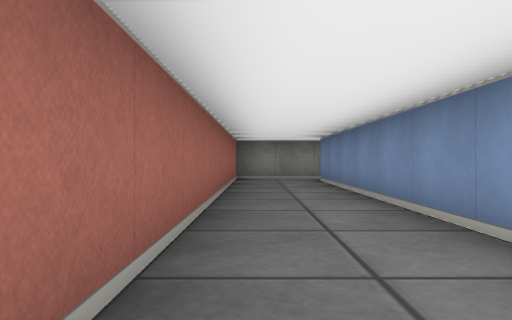
View 1 (above)

14 first-person views from a walk through a cub3D ray-caster map. The camera is about half as high as the walls, looks level and sees 70° across. The floor is counted in squares. Each view is taken from the middle of a square. On the plan, view 1 faces up. The plan holds only what a view shows up to about 9 squares ahead; the rest is blank. The place goes on beyond the plan.

View 2
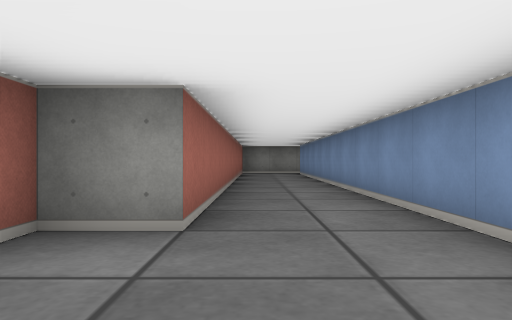

View 3
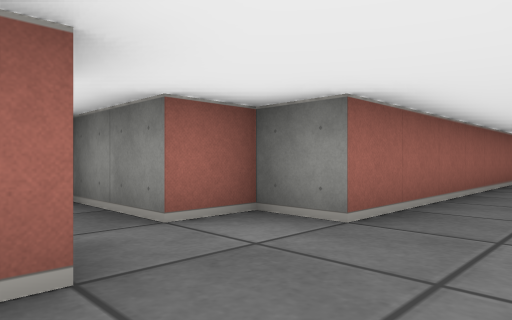

View 4
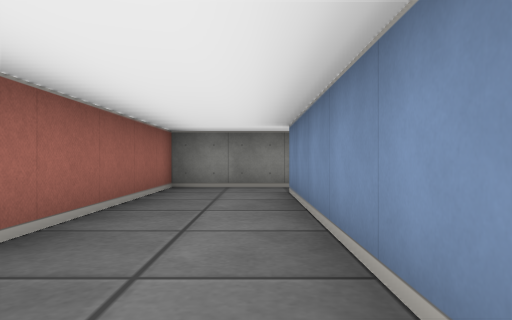

View 5
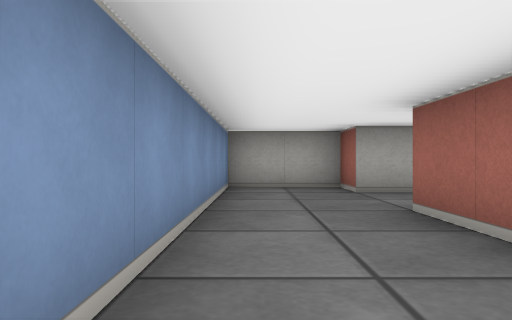

View 6
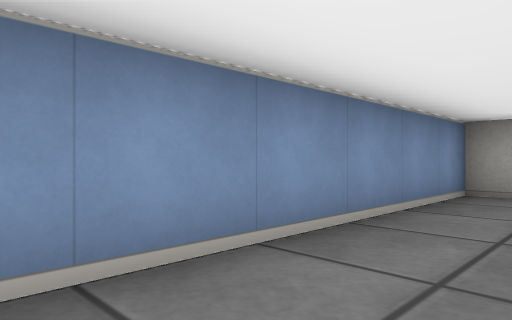

View 7
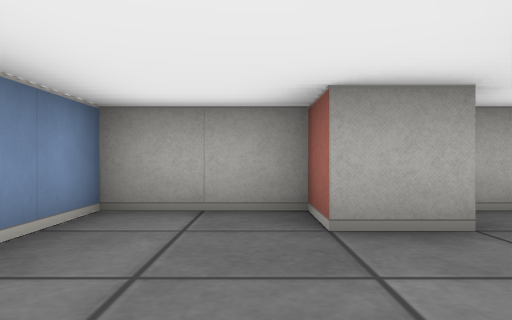

View 8
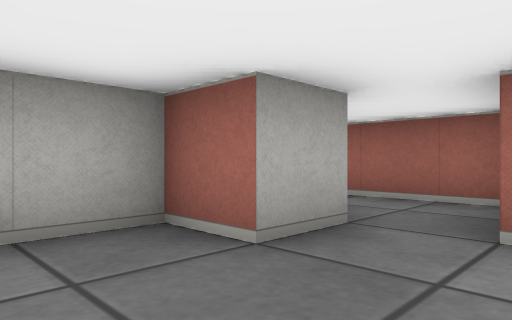

View 9
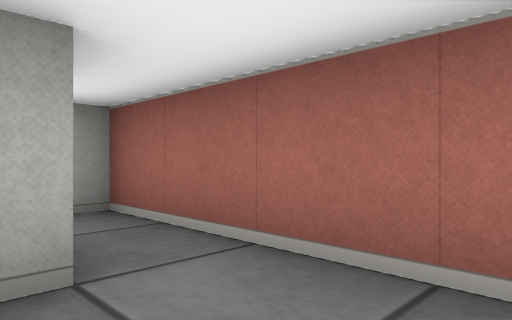

View 10
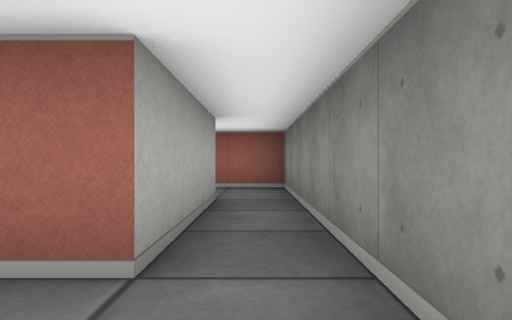

View 11
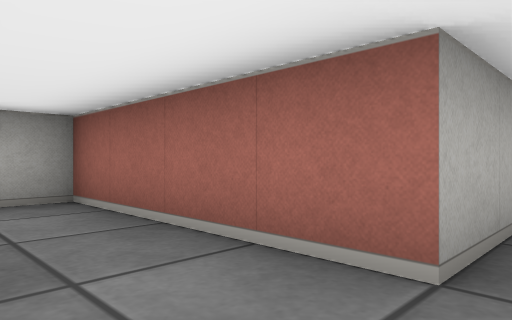

View 12
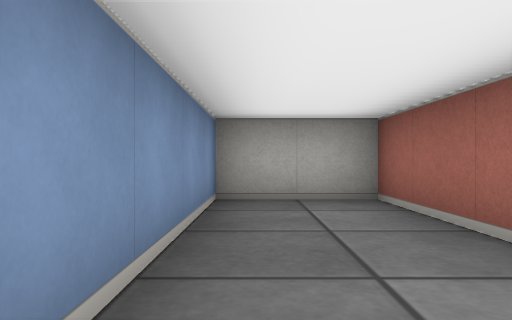

View 13
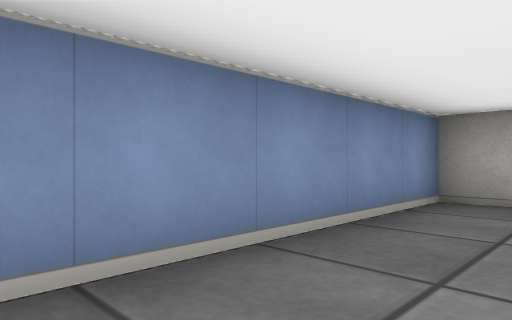

View 14
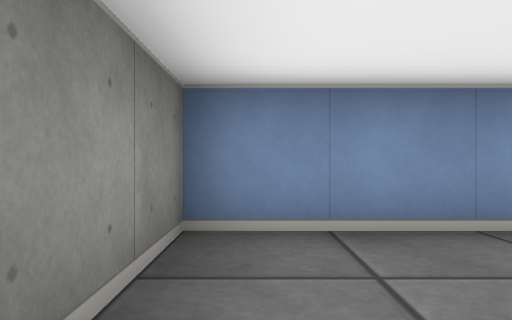

### Floor plan
Ten units are one square. View 1 is at (0, 0); x grows to the right and y downward. Boxes are objects, and circles mark ways between rooms. Rooms are numbered by the first view taken in them; rooms with no view inside come last. Other rooms are left out.
<svg viewBox="-30 -100 100 150">
<path fill="none" stroke="#000" d="M-16 35 -5 35 -5 45 15 45 15 -85M15 -95 -5 -95 -5 15 -15 15 -15 25 -25 25M15 -85 45 -85 45 -45 65 -45 65 -95 15 -95"/>
<circle cx="20" cy="-90" r="3" fill="#2a7"/>
<text x="0" y="-20">1</text>
<text x="50" y="-70">2</text>
</svg>
Room 1 opens to room 2.

Where each view was taken, in squares from view 1:
view 1: 0 up, 0 right, facing up
view 2: 4 down, 0 right, facing up
view 3: 4 down, 1 right, facing up-left
view 4: 3 up, 1 right, facing up
view 5: 2 up, 1 right, facing down
view 6: 1 up, 0 right, facing down-right
view 7: 1 down, 0 right, facing down
view 8: 2 down, 1 right, facing down-left
view 9: 3 down, 2 left, facing down-left
view 10: 9 up, 6 right, facing left
view 11: 9 up, 6 right, facing down-left
view 12: 9 up, 6 right, facing down
view 13: 9 up, 5 right, facing down-right
view 14: 9 up, 4 right, facing right
